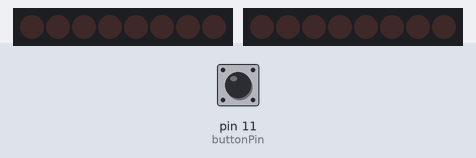
A sketch run on a simulated Arduino Uno, built with avr-gcc and run on an emulated ATmega328P. Shown: 2 × 8 shift-register outputs drawn as a row of LEDs (first output left, lit = HIGH). Wiring (inferred from the names in the program): 2 × shift register (74HC595): data pin 3, shift clock pin 5, latch pin 6, OE pin 7, MR pin 8 / data pin 2, shift clock pin 4, latch pin 12. Wiring (inferred from the signals the program sends): 2 × row of LEDs: on Q0, Q1, Q2, Q3, Q4, Q5, Q6, Q7 / on Q0, Q1, Q2, Q3, Q4, Q5, Q6, Q7. The inputs (shaded band) are chosen by the test bench; at power-on: pin 11 (buttonPin) LOW.

Above: at 3.6 s.
3.7 s: pin 11 (buttonPin) pulled HIGH for 0.15 s
At 5.3 s:
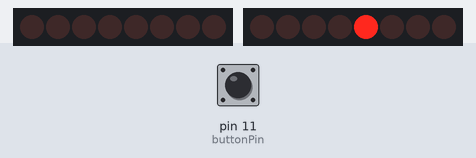
6.8 s: pin 11 (buttonPin) pulled HIGH for 1 s
At 7.8 s:
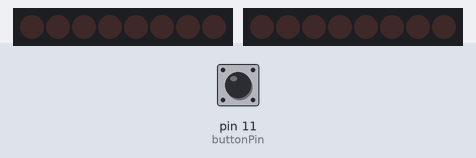
10.8 s: pin 11 (buttonPin) pulled HIGH for 0.15 s
11.5 s: pin 11 (buttonPin) pulled HIGH for 3.2 s
16.2 s: pin 11 (buttonPin) pulsed HIGH 5 times (0.12 s each, 0.3 s apart)
19.2 s: pin 11 (buttonPin) pulsed HIGH 5 times (0.12 s each, 0.3 s apart)
At 27.5 s:
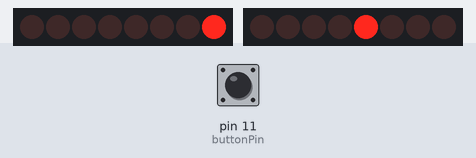
At 31.0 s:
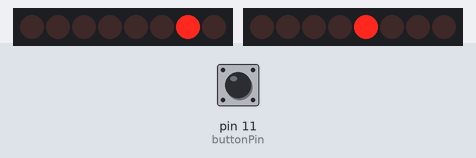
Timing chart, 0 to 31.5 s (numbered marks = the images above; inputs shaded):
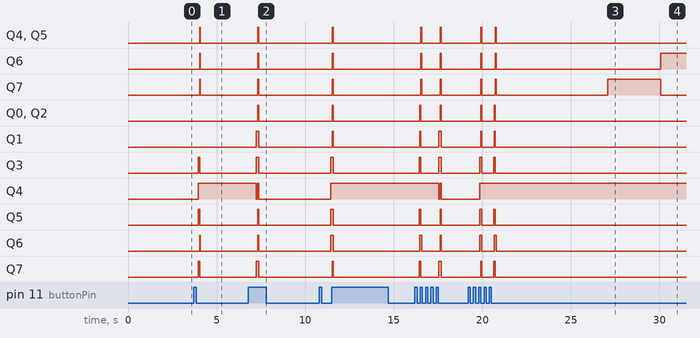

The sketch:

BBComputerArduinoProgrammer.ino
```cpp
//Shift Register Pins
//For Both SR
#define clr 8 //Active Low
#define outputClk 6
#define outputEn 7 //Active Low

//For Data SR
#define shiftDataClk 4
#define dataIn 2

//For Addr SR
#define shiftAddrClk 5
#define addrIn 3

//8 Bit Computer Pins
#define confirm 12 //Active Low
#define buttonPin 11

//Button Variables
int buttonPushCounter = 0;
int buttonState = 0;
int lastButtonState = 0;
bool turnedOnPreviously = 0;

//Time Variables
unsigned long previousMillis = 0;
const long interval = 3000; // In miliseconds (1000 ms = 1 s)

//Address Cycle Variables
int addr = -1;  //Start at -1 to account for iterating it the first time ie, make it zero the first time its passed to Cycle Adresses

//Programs Variable
const int numberOfProgramsSaved = 3;

//Programs
const byte TestSequence[] = {0x1D, 0x2E, 0x3F, 0xE0, 0xF0, 0x00, 0x00, 0x00, 0x00, 0x00, 0x00, 0x00, 0x00, 0x0A, 0x02, 0x08}; //Program 1
const byte Fibinachi[] = {0x51, 0x4E, 0x50, 0x4F, 0xE0, 0x1E, 0x2F, 0x4E, 0xE0, 0x1F, 0x2E, 0x70,0x63, 0x00, 0x00, 0x00}; //Program 2
const byte Multiply_14_8[] = {0x1E, 0x3C, 0x76, 0x1D, 0xE0, 0xF0, 0x4E, 0x1D, 0x2F, 0x4D, 0x60, 0x00, 0x01, 0x00, 0x0E, 0x08}; //Program 3

void setup()
{
  pinMode(clr, OUTPUT);
  pinMode(outputClk, OUTPUT);
  pinMode(outputEn, OUTPUT);
  pinMode(shiftDataClk, OUTPUT);
  pinMode(dataIn, OUTPUT);
  pinMode(shiftAddrClk, OUTPUT);
  pinMode(addrIn, OUTPUT);
  pinMode(confirm, OUTPUT);
  pinMode(buttonPin, INPUT);

  //Reset SR Data
  digitalWrite(clr, LOW);
  delay(1);
  digitalWrite(clr, HIGH);
  //Make sure Output is Disabled
  digitalWrite(clr, HIGH);
}

void loop()
{
////***** Program *****
  ListenForButton();

  //***Cycle through Addresses if enough time has passed ()
  unsigned long currentMillis = millis();
  if (currentMillis - previousMillis >= interval)
  {
    previousMillis = currentMillis;
    if(addr == 15)
    {
      addr = 0;
    }
    else
    {
      addr += 1;
    }
    CycleAddresses(addr);
  }
}

void ListenForButton()
{
  buttonState = digitalRead(buttonPin);
  if (buttonState != lastButtonState)
  {
    turnedOnPreviously = 0;
    addr = -1; //Reset Address for cycle function if button state has changed
    if (buttonState == HIGH)
    {
      if(buttonPushCounter == numberOfProgramsSaved)
      {
        buttonPushCounter = 0;
      }
      buttonPushCounter++;
    }
    delay(50); // Delay to avoid bouncing
  }
  lastButtonState = buttonState;

  if (buttonPushCounter == 3 && !turnedOnPreviously && buttonState == HIGH) //*** On Press 3 *** This Is Where The program function call goes
  {                                                                                            //*** Copy/Paste the if staements and add the prgram function plus the amount of blinks desired, and on which button press
    digitalWrite(LED_BUILTIN, HIGH);                                                           //***MAKE SURE TO UPDATE numberOfProgramsSaved
    delay(100);
    digitalWrite(LED_BUILTIN, LOW);
    delay(100);
    digitalWrite(LED_BUILTIN, HIGH);
    delay(100);
    digitalWrite(LED_BUILTIN, LOW);
    delay(100);
    digitalWrite(LED_BUILTIN, HIGH);
    delay(100);
    digitalWrite(LED_BUILTIN, LOW);
    delay(100);
    turnedOnPreviously = 1;
    ProgramComp(Multiply_14_8);
  }
  else if (buttonPushCounter == 2 && !turnedOnPreviously && buttonState == HIGH) //*** On Press 2
  {
    digitalWrite(LED_BUILTIN, HIGH);
    delay(100);
    digitalWrite(LED_BUILTIN, LOW);
    delay(100);
    digitalWrite(LED_BUILTIN, HIGH);
    delay(100);
    digitalWrite(LED_BUILTIN, LOW);
    delay(100);
    turnedOnPreviously = 1;
    ProgramComp(Fibinachi);
  }
  else if(buttonPushCounter == 1 && !turnedOnPreviously && buttonState == HIGH) //*** On Press 1
  {
    digitalWrite(LED_BUILTIN, HIGH);
    delay(100);
    digitalWrite(LED_BUILTIN, LOW);
    delay(100);
    turnedOnPreviously = 1;
    ProgramComp(TestSequence);
  }
}

void ProgrammingComplete()
{
  for(int i = 0; i < 6; i++)
  {
    digitalWrite(LED_BUILTIN, HIGH);
    delay(10);
    digitalWrite(LED_BUILTIN, LOW);
    delay(50);
  }
}

void CycleAddresses(int addr)
{
    //Enable Output
    digitalWrite(outputEn,LOW);

    //Set Addr
    shiftOut(addrIn,shiftAddrClk,LSBFIRST,addr);

    //Load Output Reg on 595 Chip
    digitalWrite(outputClk,LOW);
    delay(1);
    digitalWrite(outputClk,HIGH);
    delay(1);
    digitalWrite(outputClk,LOW);
}

void ProgramComp(byte prgArray[])
{
  for(int addr = 0; addr <= 15;addr++)
  {
    shiftOut(addrIn,shiftAddrClk,LSBFIRST,addr);  //Set Addr
    shiftOut(dataIn,shiftDataClk,LSBFIRST,prgArray[addr]); //Set Data

        //Load Output Reg on 595 Chip
        digitalWrite(outputClk,LOW);
        delay(1);
        digitalWrite(outputClk,HIGH);
        delay(1);
        digitalWrite(outputClk,LOW);

        //Enable Output
        digitalWrite(outputEn,LOW);

        //Confirm On BB Computer
        digitalWrite(confirm,LOW);
        delay(1);
        digitalWrite(confirm,HIGH);

        //Reset
        digitalWrite(outputEn,HIGH);
        digitalWrite(clr, LOW);
        delay(1);
        digitalWrite(clr, HIGH);
  }
  ProgrammingComplete();
}
```

Measured:
- after the input at 10.8 s, Q3–6: LOW → HIGH after 0.65 s
